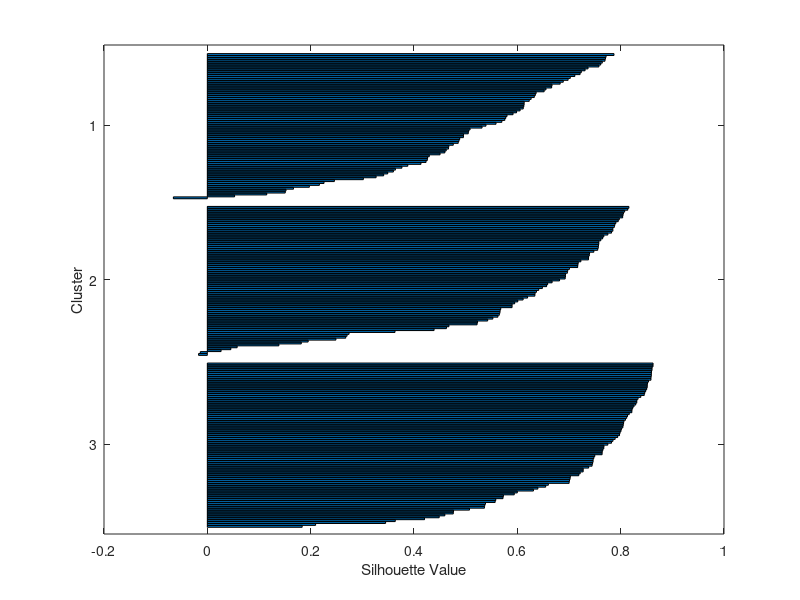
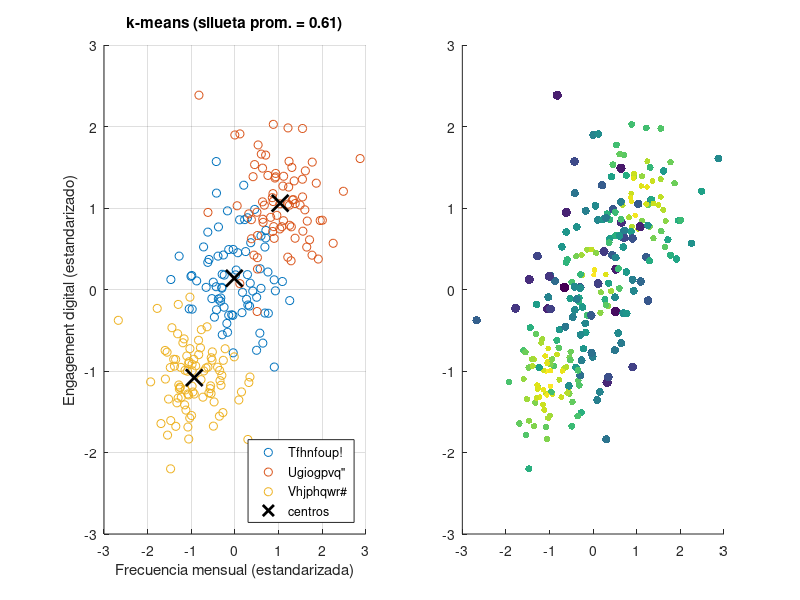

These charts were generated, in order, by the following MATLAB code: (Note: this script raises an error after producing the figures.)
%% cap02_segmentacion.m — Segmentación rígida vs. difusa del consumidor digital
% Título:       k-means vs. fuzzy c-means en la segmentación de consumidores
% Autor:        Dr. Aboud Barsekh-Onji
% Institución:  IPN — ESCA Unidad Santo Tomás
% Fecha:        2026-09-18
% Descripción:  Laboratorio del Cap. 2 (catálogo §9.2, fila 2) y script de la
%               Práctica 1 de la Unidad I. Compara la segmentación rígida
%               (k-means, pertenencia binaria a un solo segmento) contra la
%               segmentación difusa (fuzzy c-means, pertenencia parcial a
%               varios segmentos). Este MISMO script es el que se usa en el
%               libro y en la práctica: el estudiante solo modifica la
%               sección de parámetros (número de segmentos, sus centros
%               típicos y el tamaño de muestra), corre el script para cada
%               caso que le pidan, y compara los resultados entre corridas.
%               Datos SINTÉTICOS, rng(42) — no representan a ningún mercado
%               real (§5.8 del prompt de proyecto).
% Toolboxes requeridas: Statistics and Machine Learning Toolbox (kmeans,
%               silhouette), Fuzzy Logic Toolbox (fcm).
% Tiempo de ejecución esperado: < 15 s.

clc; clear; close all; rng(42);

%% ===================================================================
%  PARÁMETROS — ESTA ES LA ÚNICA SECCIÓN QUE EL ESTUDIANTE DEBE EDITAR
%  Cada FILA de "centrosTipicos" define un arquetipo de consumidor con tres
%  variables de comportamiento: [frecuencia mensual, ticket promedio (MXN),
%  engagement digital (0-100)]. Para simular MÁS o MENOS traslape entre
%  segmentos (el fenómeno central del capítulo), acerquen o alejen las filas
%  entre sí. Para simular MÁS o MENOS segmentos, agreguen o quiten filas
%  (con su dispersión correspondiente en "dispersionTipica"): todo lo demás
%  del script se ajusta solo al número de filas que dejen aquí.
centrosTipicos = [
    1.5,  350,  25    % arquetipo 1: "ocasional"
    4.0,  900,  78    % arquetipo 2: "leal"
    2.6,  600,  52 ]; % arquetipo 3: "intermedio" (traslape deliberado)

dispersionTipica = [
    0.6,  90,  10
    0.9, 150,  12
    0.8, 120,  14 ];

nClientesPorSegmento = 80;   % tamaño de muestra sintética por arquetipo
% ===================================================================

kSegmentos = size(centrosTipicos, 1);
nombresVariables = {'Frecuencia mensual', 'Ticket promedio', 'Engagement digital'};

%% Datos: comportamiento SINTÉTICO de consumidor digital (no editar)
datos = zeros(kSegmentos * nClientesPorSegmento, 3);
fila = 1;
for s = 1:kSegmentos
    bloque = repmat(centrosTipicos(s,:), nClientesPorSegmento, 1) + ...
             randn(nClientesPorSegmento, 3) .* repmat(dispersionTipica(s,:), nClientesPorSegmento, 1);
    datos(fila:fila+nClientesPorSegmento-1, :) = bloque;
    fila = fila + nClientesPorSegmento;
end
nClientes = size(datos, 1);

% Estandarización (z-score) — obligatoria antes de cualquier clustering por
% distancia, ya que las tres variables tienen escalas muy distintas.
datosEstandar = (datos - mean(datos)) ./ std(datos);

%% Procesamiento — segmentación RÍGIDA (k-means)
[etiquetaKmeans, centrosKmeans] = kmeans(datosEstandar, kSegmentos, ...
    'Replicates', 20, 'Distance', 'sqeuclidean');
siluetaKmeans = silhouette(datosEstandar, etiquetaKmeans);
fprintf('=== Resultados con %d arquetipos, %d clientes por segmento (n total=%d) ===\n', ...
    kSegmentos, nClientesPorSegmento, nClientes);
fprintf('k-means: silueta promedio = %.3f\n', mean(siluetaKmeans));

%% Procesamiento — segmentación DIFUSA (fuzzy c-means)
opcionesFCM = [2.0, 100, 1e-5, 0];  % exponente difuso m=2, iter máx, tolerancia, sin imprimir
[centrosFCM, matrizPertenencia] = fcm(datosEstandar, kSegmentos, opcionesFCM);

pertenenciaMaxima = max(matrizPertenencia, [], 1);
proporcionAmbiguos = mean(pertenenciaMaxima < 0.6);
fprintf('Fuzzy c-means: %.1f%% de los consumidores no tiene pertenencia dominante (<60%%) a ningún segmento\n', ...
    100*proporcionAmbiguos);

%% Visualización — Figura 1: dispersión k-means vs. fuzzy
figure('Color', 'w', 'Position', [100 100 800 400]);
colores = lines(kSegmentos);

subplot(1,2,1);
nombresSegmentoLeyenda = "Segmento " + (1:kSegmentos)';
gscatter(datosEstandar(:,1), datosEstandar(:,3), etiquetaKmeans, colores, 'o', 6);
hold on;
plot(centrosKmeans(:,1), centrosKmeans(:,3), 'kx', 'MarkerSize', 12, 'LineWidth', 2);
hold off;
grid on;
xlabel('Frecuencia mensual (estandarizada)');
ylabel('Engagement digital (estandarizado)');
title(sprintf('k-means (silueta prom. = %.2f)', mean(siluetaKmeans)));
legend([cellstr(nombresSegmentoLeyenda); {'centros'}], 'Location', 'southeast');

subplot(1,2,2);
tamano = 60 * (1 - pertenenciaMaxima) + 15;
scatter(datosEstandar(:,1), datosEstandar(:,3), tamano, pertenenciaMaxima, 'filled');
colormap(gca, 'parula');
cb = colorbar;
cb.Label.String = 'Pertenencia máxima (u_{max})';
grid on;
xlabel('Frecuencia mensual (estandarizada)');
ylabel('Engagement digital (estandarizado)');
title(sprintf('Fuzzy c-means (%.0f%% con pertenencia ambigua)', 100*proporcionAmbiguos));

sgtitle(sprintf('Segmentación rígida vs. difusa -- %d arquetipos, datos sintéticos', kSegmentos));

if ~exist('../../figuras/matlab', 'dir')
    mkdir('../../figuras/matlab');
end
exportgraphics(gcf, '../../figuras/matlab/cap02_segmentacion_comparacion.pdf', 'ContentType', 'vector');
exportgraphics(gcf, '../../figuras/matlab/cap02_segmentacion_comparacion.png', 'Resolution', 300);

%% Visualización — Figura 2: perfiles de segmento en radar
% Se usan los centros de fuzzy c-means (en unidades originales, no
% estandarizadas) para que el perfil sea interpretable en negocio.
centrosOriginales = centrosFCM .* std(datos) + mean(datos);
centrosNormalizados = (centrosOriginales - min(datos)) ./ (max(datos) - min(datos));

nVar = size(centrosNormalizados, 2);
angulos = linspace(0, 2*pi, nVar+1);
nombresSegmento = "Perfil " + ('A':char('A'+kSegmentos-1))';

figure('Color', 'w', 'Position', [100 100 640 560]);
ax = polaraxes('Position', [0.12 0.12 0.68 0.68]);
ax.FontSize = 10;
hold(ax, 'on');
for s = 1:kSegmentos
    valores = [centrosNormalizados(s,:), centrosNormalizados(s,1)];
    polarplot(ax, angulos, valores, '-o', 'LineWidth', 2, ...
        'Color', colores(s,:), 'MarkerFaceColor', colores(s,:), ...
        'DisplayName', nombresSegmento(s));
end
hold(ax, 'off');
ax.ThetaTick = rad2deg(angulos(1:end-1));
ax.ThetaTickLabel = nombresVariables;
ax.RLim = [0 1];
title(ax, sprintf('Perfil de los %d segmentos (centros de fuzzy c-means, normalizados)', kSegmentos));
legend(ax, 'Location', 'southoutside', 'Orientation', 'horizontal');

exportgraphics(gcf, '../../figuras/matlab/cap02_perfiles_radar.pdf', 'ContentType', 'vector');
exportgraphics(gcf, '../../figuras/matlab/cap02_perfiles_radar.png', 'Resolution', 300);

fprintf('Figuras exportadas a figuras/matlab/cap02_{segmentacion_comparacion,perfiles_radar}.{pdf,png}\n');
